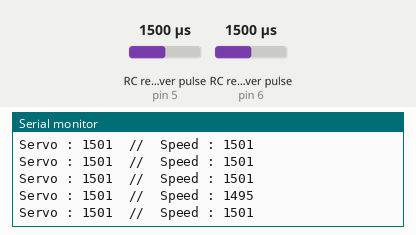
Recording of a sketch running on a simulated Arduino Uno, built with avr-gcc and run on an emulated ATmega328P. Parts: the last lines printed to the serial monitor. Wiring (inferred from the names in the program): 2 × RC receiver channel: data pin 5 / data pin 6. The test bench sets the inputs (shaded band); at power-on: RC receiver pulse (sensors on pin 5, pin 6) 1500 µs.

Above: at 1.2 s.
1.3 s: RC receiver pulse (sensor on pin 5) set to 1020 µs
At 2.4 s:
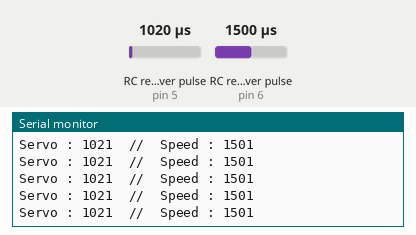
4.3 s: RC receiver pulse (sensor on pin 6) set to 1020 µs
At 5.1 s:
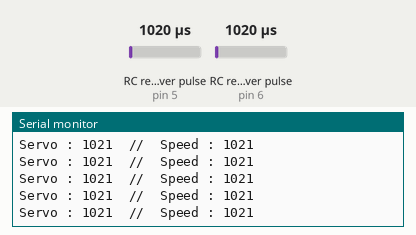
7.3 s: RC receiver pulse (sensor on pin 5) set to 1250 µs
At 8.3 s:
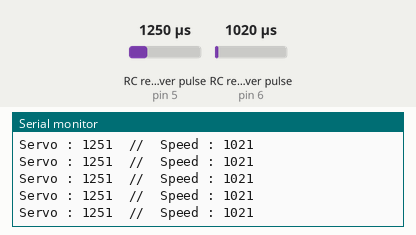
10.3 s: RC receiver pulse (sensor on pin 6) set to 1250 µs
At 11.4 s:
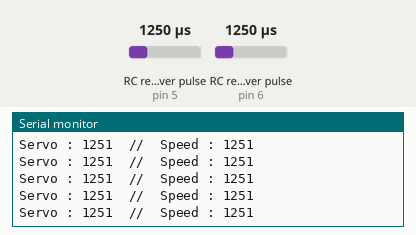
Timing chart, 0 to 13.3 s (numbered marks = the images above; inputs shaded):
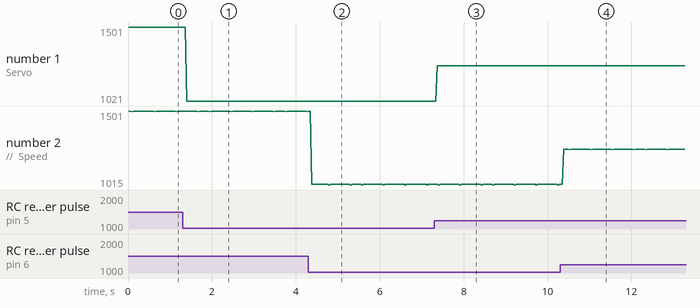

The sketch:

Read-CarSignals.ino
```cpp
byte PIN_CH1 = 5;   // Steering Servo
byte PIN_CH2 = 6;   // Speed Control

int pwm_value_ch1;
int pwm_value_ch2;

void setup() {
    pinMode(PIN_CH1, INPUT);
    pinMode(PIN_CH2, INPUT);
    Serial.begin(9600);
}

void loop() {
    pwm_value_ch1 = pulseIn(PIN_CH1, HIGH);
    pwm_value_ch2 = pulseIn(PIN_CH2, HIGH);
    Serial.print("Servo : ");
    Serial.print(pwm_value_ch1);

    Serial.print("  //  ");

    Serial.print("Speed : ");
    Serial.print(pwm_value_ch2);

    Serial.println("\n");
}
```

Measured:
- after the input at 1.3 s, the serial monitor: prints a new line after 0.10 s (image 1)
- after the input at 4.3 s, the serial monitor: prints a new line after 0.08 s (image 2)
- after the input at 7.3 s, the serial monitor: prints a new line after 0.07 s (image 3)
- after the input at 10.3 s, the serial monitor: prints a new line after 0.09 s (image 4)
- plotted number 1: 1501 → 1021 after the input at 1.3 s, 1021 → 1251 after the input at 7.3 s
